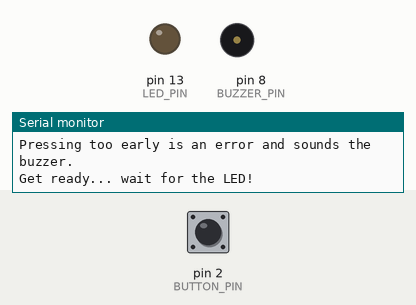
This sketch was run on a simulated Arduino Uno, built with avr-gcc and run on an emulated ATmega328P. On the bench: output pins drawn as LEDs (lit = HIGH), buzzer (waves = sounding), the last lines printed to the serial monitor. The test bench sets the inputs (shaded band); at power-on: pin 2 (BUTTON_PIN) HIGH. Random numbers use the default seed unless the sketch sets one.

Above: at 1.2 s.
1.3 s: pin 2 (BUTTON_PIN) pulled LOW for 0.15 s
At 4.1 s:
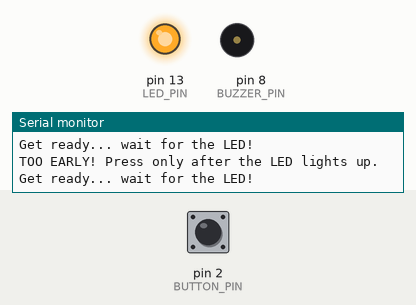
4.4 s: pin 2 (BUTTON_PIN) pulled LOW for 1 s
At 5.6 s:
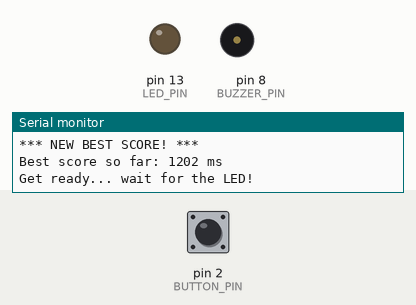
8.0 s: pin 2 (BUTTON_PIN) pulled LOW for 3.2 s
At 15.6 s:
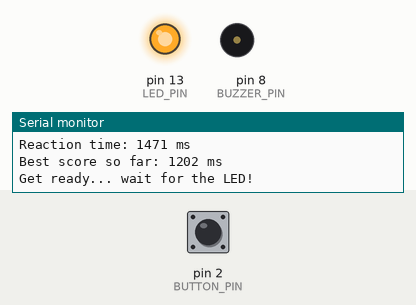
Timing chart, 0 to 17.1 s (numbered marks = the images above; inputs shaded):
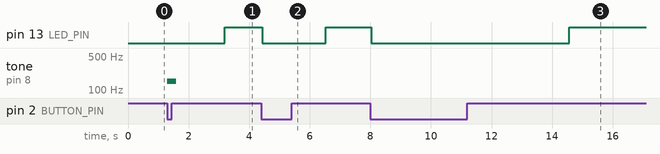

The sketch:

Reaction-Time-Tester.ino
```cpp
// 011 - Reaction Time Tester
// Board: Arduino Uno
// Wiring:
//   LED              -> pin 13 through a 220 ohm resistor (the built-in LED also works)
//   Push button      -> one leg to pin 2, other leg to GND (internal pull-up is used)
//   Passive buzzer   -> (+) to pin 8, (-) to GND
// Open the Serial Monitor at 9600 baud, wait for the LED, then press the button
// as fast as you can. Pressing before the LED lights counts as a false start.

// ---------------- Pin constants ----------------
const int LED_PIN = 13;      // LED that starts each round
const int BUTTON_PIN = 2;    // Reaction button (INPUT_PULLUP, wired to GND)
const int BUZZER_PIN = 8;    // Passive buzzer used for the "too early" error

// ---------------- Timing constants ----------------
const unsigned long MIN_WAIT_MS = 1000;   // Shortest random wait: 1 second
const unsigned long MAX_WAIT_MS = 4000;   // Longest random wait: 4 seconds
const unsigned long DEBOUNCE_MS = 30;     // Press must stay stable this long
const unsigned int ERROR_TONE_HZ = 150;   // Low buzz for a false start
const unsigned int ERROR_TONE_MS = 300;   // Length of the error buzz
const unsigned long ROUND_PAUSE_MS = 300; // Pause before the next round

// ---------------- Score tracking ----------------
unsigned long bestScoreMs = 0;  // 0 means no valid score has been recorded yet

// Plays a short low buzz so the player knows the press was too early
void errorSignal() {
  tone(BUZZER_PIN, ERROR_TONE_HZ);  // tone() makes the passive buzzer hum
  delay(ERROR_TONE_MS);
  noTone(BUZZER_PIN);               // Stop the tone
}

void setup() {
  pinMode(LED_PIN, OUTPUT);
  pinMode(BUZZER_PIN, OUTPUT);
  pinMode(BUTTON_PIN, INPUT_PULLUP);  // Internal pull-up keeps the pin HIGH until pressed
  digitalWrite(LED_PIN, LOW);

  Serial.begin(9600);

  // Seed the random generator once, otherwise every reset gives the same delays.
  // A0 is left floating, so it picks up electrical noise to use as the seed.
  randomSeed(analogRead(A0));

  Serial.println("=== Reaction Time Tester ===");
  Serial.println("Wait for the LED, then press the button as fast as you can!");
  Serial.println("Pressing too early is an error and sounds the buzzer.");
}

void loop() {
  digitalWrite(LED_PIN, LOW);

  // Make sure the button is released before a new round starts,
  // otherwise holding the button would look like a false start.
  while (digitalRead(BUTTON_PIN) == LOW) {
    delay(10);  // Nothing else needs to run while we wait for the release
  }

  Serial.println();
  Serial.println("Get ready... wait for the LED!");

  // Pick a random waiting time between 1 and 4 seconds.
  // random(min, max) stops one number before max, so MAX_WAIT_MS + 1 is used.
  unsigned long waitMs = random(MIN_WAIT_MS, MAX_WAIT_MS + 1);
  unsigned long waitStart = millis();

  // Phase 1: wait in silence. Any press during this phase is a false start.
  bool earlyPress = false;
  while (millis() - waitStart < waitMs) {
    if (digitalRead(BUTTON_PIN) == LOW) {
      earlyPress = true;
      break;
    }
  }

  if (earlyPress) {
    errorSignal();
    Serial.println("TOO EARLY! Press only after the LED lights up.");
    return;  // loop() starts again and waits for the button to be released
  }

  // Phase 2: the LED turns ON and the reaction timer starts right now
  digitalWrite(LED_PIN, HIGH);
  unsigned long startMs = millis();
  unsigned long pressedAt = 0;

  while (pressedAt == 0) {           // Wait until the button is really pressed
    if (digitalRead(BUTTON_PIN) == LOW) {
      unsigned long firstContact = millis();
      delay(DEBOUNCE_MS);            // Ignore contact bounce
      if (digitalRead(BUTTON_PIN) == LOW) {
        pressedAt = firstContact;    // Use the first contact time, not the delayed one
      }
    }
  }

  unsigned long reactionMs = pressedAt - startMs;  // millis() based measurement
  digitalWrite(LED_PIN, LOW);

  // Phase 3: show the result and keep track of the best round
  Serial.print("Reaction time: ");
  Serial.print(reactionMs);
  Serial.println(" ms");

  if (bestScoreMs == 0 || reactionMs < bestScoreMs) {
    bestScoreMs = reactionMs;
    Serial.println("*** NEW BEST SCORE! ***");
  }

  Serial.print("Best score so far: ");
  Serial.print(bestScoreMs);
  Serial.println(" ms");

  delay(ROUND_PAUSE_MS);
}
```

Measured:
- after the input at 1.3 s, tone on pin 8 (BUZZER_PIN): silent → 150 Hz at once, → silent 0.30 s later
- after the input at 4.4 s, pin 13 (LED_PIN): HIGH → LOW at once, → HIGH 2.1 s later
- after the input at 8.0 s, pin 13 (LED_PIN): HIGH → LOW at once, → HIGH 6.5 s later
